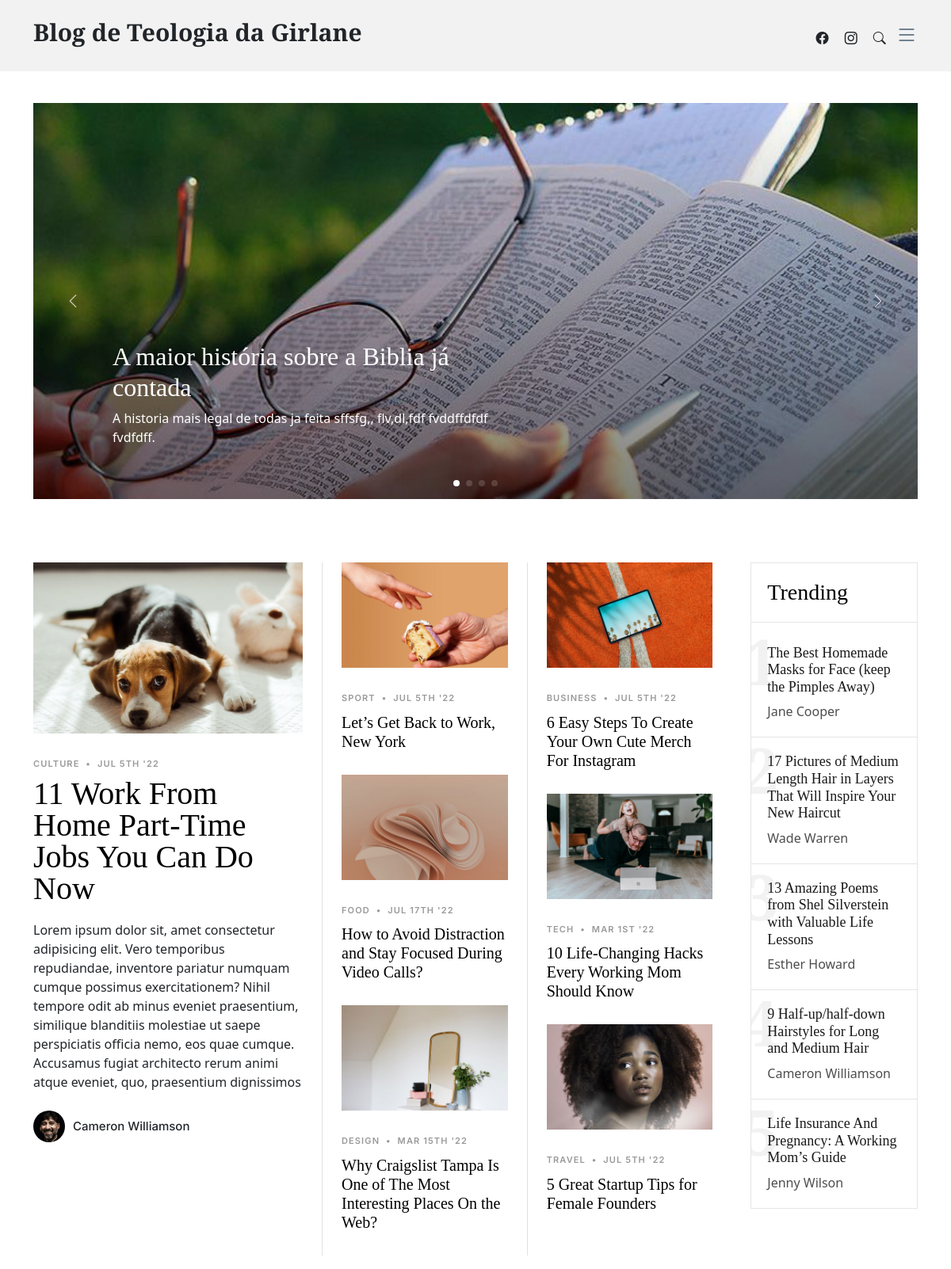
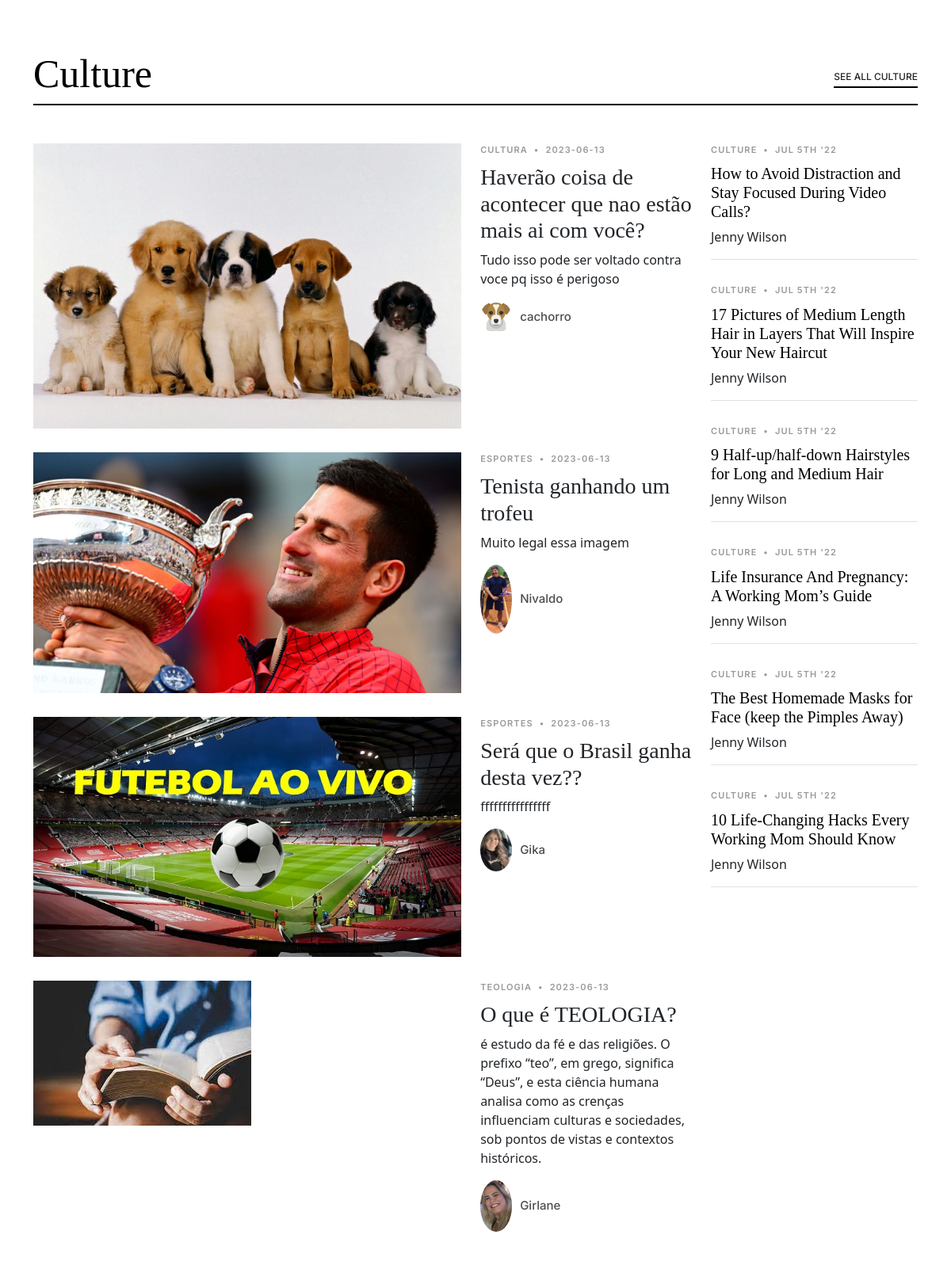
The page / (upper part) on the database its author committed (2 pictures, top to bottom).
### tables this page shows
CREATE TABLE `post` (
  `post` int(11) NOT NULL,
  `imagem` varchar(100) NOT NULL,
  `categoria_post` varchar(200) NOT NULL,
  `data` varchar(50) NOT NULL,
  `titulo_post` varchar(350) NOT NULL,
  `descricao` varchar(600) NOT NULL,
  `imagem_autor` varchar(100) NOT NULL,
  `nome_autor` varchar(200) NOT NULL
);

### index.php (the view, shortened to what this page needs)
<!DOCTYPE html>
<html lang="pt-BR">
<head>
  <link href="assets/vendor/bootstrap/css/bootstrap.min.css" rel="stylesheet">
  <link href="assets/vendor/bootstrap-icons/bootstrap-icons.css" rel="stylesheet">
  <link href="assets/vendor/swiper/swiper-bundle.min.css" rel="stylesheet">
  <link href="assets/vendor/glightbox/css/glightbox.min.css" rel="stylesheet">
  <link href="assets/vendor/aos/aos.css" rel="stylesheet">
  <link href="assets/css/variables.css" rel="stylesheet">
  <link href="assets/css/main.css" rel="stylesheet">
</head>
<body>
  <header id="header" class="header d-flex align-items-center fixed-top">
    <div class="container-fluid container-xl d-flex align-items-center justify-content-between">
      <a href="index.html" class="logo d-flex align-items-center">
        <h1>Blog de Teologia da Girlane</h1>
      </a>
      <div class="position-relative">
        <a href="#" class="mx-2"><span class="bi-facebook"></span></a>
        <a href="#" class="mx-2"><span class="bi-instagram"></span></a>
        <a href="#" class="mx-2 js-search-open"><span class="bi-search"></span></a>
        <i class="bi bi-list mobile-nav-toggle"></i>
      </div>
    </div>
  </header>
  <main id="main">
    <section id="hero-slider" class="hero-slider">
      <div class="container-md" data-aos="fade-in">
        <div class="row">
          <div class="col-12">
            <div class="swiper sliderFeaturedPosts">
              <div class="swiper-wrapper">
                <div class="swiper-slide">
                  <a href="single-post.html" class="img-bg d-flex align-items-end" style="background-image: url('assets/img/banner-teologia.jpg');">
                    <div class="img-bg-inner">
                      <h2> A maior história sobre a Biblia já contada</h2>
                      <p>A historia mais legal de todas ja feita sffsfg,, flv,dl,fdf fvddffdfdf fvdfdff.</p>
                    </div>
                  </a>
                </div>
              </div>
              <div class="custom-swiper-button-next">
                <span class="bi-chevron-right"></span>
              </div>
              <div class="custom-swiper-button-prev">
                <span class="bi-chevron-left"></span>
              </div>
              <div class="swiper-pagination"></div>
            </div>
          </div>
        </div>
      </div>
    </section>
    <section id="posts" class="posts">
      <div class="container" data-aos="fade-up">
        <div class="row g-5">
          <div class="col-lg-4">
            <div class="post-entry-1 lg">
              <a href="single-post.html"><img src="assets/img/post-landscape-1.jpg" alt="" class="img-fluid"></a>
              <div class="post-meta"><span class="date">Culture</span> <span class="mx-1">&bullet;</span> <span>Jul 5th '22</span></div>
              <h2><a href="single-post.html">11 Work From Home Part-Time Jobs You Can Do Now</a></h2>
              <p class="mb-4 d-block">Lorem ipsum dolor sit, amet consectetur adipisicing elit. Vero temporibus repudiandae, inventore pariatur numquam cumque possimus exercitationem? Nihil tempore odit ab minus eveniet praesentium, similique blanditiis molestiae ut saepe perspiciatis officia nemo, eos quae cumque. Accusamus fugiat architecto rerum animi atque eveniet, quo, praesentium dignissimos</p>
              <div class="d-flex align-items-center author">
                <div class="photo"><img src="assets/img/person-1.jpg" alt="" class="img-fluid"></div>
                <div class="name">
                  <h3 class="m-0 p-0">Cameron Williamson</h3>
                </div>
              </div>
            </div>
          </div>
          <div class="col-lg-8">
            <div class="row g-5">
              <div class="col-lg-4 border-start custom-border">
                <div class="post-entry-1">
                  <a href="single-post.html"><img src="assets/img/post-landscape-2.jpg" alt="" class="img-fluid"></a>
                  <div class="post-meta"><span class="date">Sport</span> <span class="mx-1">&bullet;</span> <span>Jul 5th '22</span></div>
                  <h2><a href="single-post.html">Let’s Get Back to Work, New York</a></h2>
                </div>
                <div class="post-entry-1">
                  <a href="single-post.html"><img src="assets/img/post-landscape-5.jpg" alt="" class="img-fluid"></a>
                  <div class="post-meta"><span class="date">Food</span> <span class="mx-1">&bullet;</span> <span>Jul 17th '22</span></div>
                  <h2><a href="single-post.html">How to Avoid Distraction and Stay Focused During Video Calls?</a></h2>
                </div>
                <div class="post-entry-1">
                  <a href="single-post.html"><img src="assets/img/post-landscape-7.jpg" alt="" class="img-fluid"></a>
                  <div class="post-meta"><span class="date">Design</span> <span class="mx-1">&bullet;</span> <span>Mar 15th '22</span></div>
                  <h2><a href="single-post.html">Why Craigslist Tampa Is One of The Most Interesting Places On the Web?</a></h2>
                </div>
              </div>
              <div class="col-lg-4 border-start custom-border">
                <div class="post-entry-1">
                  <a href="single-post.html"><img src="assets/img/post-landscape-3.jpg" alt="" class="img-fluid"></a>
                  <div class="post-meta"><span class="date">Business</span> <span class="mx-1">&bullet;</span> <span>Jul 5th '22</span></div>
                  <h2><a href="single-post.html">6 Easy Steps To Create Your Own Cute Merch For Instagram</a></h2>
                </div>
                <div class="post-entry-1">
                  <a href="single-post.html"><img src="assets/img/post-landscape-6.jpg" alt="" class="img-fluid"></a>
                  <div class="post-meta"><span class="date">Tech</span> <span class="mx-1">&bullet;</span> <span>Mar 1st '22</span></div>
                  <h2><a href="single-post.html">10 Life-Changing Hacks Every Working Mom Should Know</a></h2>
                </div>
                <div class="post-entry-1">
                  <a href="single-post.html"><img src="assets/img/post-landscape-8.jpg" alt="" class="img-fluid"></a>
                  <div class="post-meta"><span class="date">Travel</span> <span class="mx-1">&bullet;</span> <span>Jul 5th '22</span></div>
                  <h2><a href="single-post.html">5 Great Startup Tips for Female Founders</a></h2>
                </div>
              </div>
              <div class="col-lg-4">
                <div class="trending">
                  <h3>Trending</h3>
                  <ul class="trending-post">
                    <li>
                      <a href="single-post.html">
                        <span class="number">1</span>
                        <h3>The Best Homemade Masks for Face (keep the Pimples Away)</h3>
                        <span class="author">Jane Cooper</span>
                      </a>
                    </li>
                    <li>
                      <a href="single-post.html">
                        <span class="number">2</span>
                        <h3>17 Pictures of Medium Length Hair in Layers That Will Inspire Your New Haircut</h3>
                        <span class="author">Wade Warren</span>
                      </a>
                    </li>
                    <li>
                      <a href="single-post.html">
                        <span class="number">3</span>
                        <h3>13 Amazing Poems from Shel Silverstein with Valuable Life Lessons</h3>
                        <span class="author">Esther Howard</span>
                      </a>
                    </li>
                    <li>
                      <a href="single-post.html">
                        <span class="number">4</span>
                        <h3>9 Half-up/half-down Hairstyles for Long and Medium Hair</h3>
                        <span class="author">Cameron Williamson</span>
                      </a>
                    </li>
                    <li>
                      <a href="single-post.html">
                        <span class="number">5</span>
                        <h3>Life Insurance And Pregnancy: A Working Mom’s Guide</h3>
                        <span class="author">Jenny Wilson</span>
                      </a>
                    </li>
                  </ul>
                </div>
              </div>
            </div>
          </div>
        </div>
      </div>
    </section>
    <section class="category-section">
      <div class="container" data-aos="fade-up">
        <div class="section-header d-flex justify-content-between align-items-center mb-5">
          <h2>Culture</h2>
          <div><a href="category.html" class="more">See All Culture</a></div>
        </div>
        <div class="row">
          <div class="col-md-9">
    <?php
       $conexao=mysqli_connect("localhost","root","","bd_blog")or die ("erro na conexão do servidor");
       $sql="SELECT * FROM post";
                       $resultado = @mysqli_query($conexao, $sql);
                       $registro = @mysqli_num_rows($resultado);
                       if($registro !== 0){
                       while($usuario = @mysqli_fetch_array($resultado)){
                       $image=$usuario["imagem"];
       echo"<div class=\"d-lg-flex post-entry-2\">";
       echo"<a href=\"single-post.html\" class=\"me-4 thumbnail mb-4 mb-lg-0 d-inline-block\">";
       echo"<img src=".$image." alt=\"\" class=\"img-fluid\">";
       echo"</a>";
       echo"<div>";
       echo"<div class=\"post-meta\"><span class=\"date\">".$usuario["categoria_post"]."</span> <span class=\"mx-1\">&bullet;</span> <span>".$usuario["data"]."</span></div>";
       echo"<h3><a href=\"single-post.html\">".$usuario["titulo_post"]."</a></h3>";
       echo"<p>".$usuario["descricao"]."</p>";
       echo"<div class=\"d-flex align-items-center author\">";
       echo" <div class=\"photo\"><img src=".$usuario["imagem_autor"]." alt=\"\" class=\"img-fluid\"></div>";
       echo"<div class=\"name\">";
       echo"<h3 class=\"m-0 p-0\">".$usuario["nome_autor"]."</h3>";
       echo" </div>";
       echo" </div>";
       echo" </div>";
       echo" </div>";
            }
        }else{
            echo"Nenhum registro encontrado";
        }
    ?>
          </div>
          <div class="col-md-3">
            <div class="post-entry-1 border-bottom">
              <div class="post-meta"><span class="date">Culture</span> <span class="mx-1">&bullet;</span> <span>Jul 5th '22</span></div>
              <h2 class="mb-2"><a href="single-post.html">How to Avoid Distraction and Stay Focused During Video Calls?</a></h2>
              <span class="author mb-3 d-block">Jenny Wilson</span>
            </div>
            <div class="post-entry-1 border-bottom">
              <div class="post-meta"><span class="date">Culture</span> <span class="mx-1">&bullet;</span> <span>Jul 5th '22</span></div>
              <h2 class="mb-2"><a href="single-post.html">17 Pictures of Medium Length Hair in Layers That Will Inspire Your New Haircut</a></h2>
              <span class="author mb-3 d-block">Jenny Wilson</span>
            </div>
            <div class="post-entry-1 border-bottom">
              <div class="post-meta"><span class="date">Culture</span> <span class="mx-1">&bullet;</span> <span>Jul 5th '22</span></div>
              <h2 class="mb-2"><a href="single-post.html">9 Half-up/half-down Hairstyles for Long and Medium Hair</a></h2>
              <span class="author mb-3 d-block">Jenny Wilson</span>
            </div>
            <div class="post-entry-1 border-bottom">
              <div class="post-meta"><span class="date">Culture</span> <span class="mx-1">&bullet;</span> <span>Jul 5th '22</span></div>
              <h2 class="mb-2"><a href="single-post.html">Life Insurance And Pregnancy: A Working Mom’s Guide</a></h2>
              <span class="author mb-3 d-block">Jenny Wilson</span>
            </div>
            <div class="post-entry-1 border-bottom">
              <div class="post-meta"><span class="date">Culture</span> <span class="mx-1">&bullet;</span> <span>Jul 5th '22</span></div>
              <h2 class="mb-2"><a href="single-post.html">The Best Homemade Masks for Face (keep the Pimples Away)</a></h2>
              <span class="author mb-3 d-block">Jenny Wilson</span>
            </div>
            <div class="post-entry-1 border-bottom">
              <div class="post-meta"><span class="date">Culture</span> <span class="mx-1">&bullet;</span> <span>Jul 5th '22</span></div>
              <h2 class="mb-2"><a href="single-post.html">10 Life-Changing Hacks Every Working Mom Should Know</a></h2>
              <span class="author mb-3 d-block">Jenny Wilson</span>
            </div>
          </div>
        </div>
      </div>
    </section>
  </main>
</body>
</html>

### assets/css/variables.css (style rules this page uses)
:root { --font-default: 'EB Garamond', system-ui, -apple-system, "Segoe UI", Roboto, "Helvetica Neue", Arial, "Noto Sans", "Liberation Sans", sans-serif, "Apple Color Emoji", "Segoe UI Emoji", "Segoe UI Symbol", "Noto Color Emoji"; --font-primary: 'EB Garamond', serif; --font-secondary: 'Inter', sans-serif; --color-default: #212529; --color-default-rgb: 33, 37, 41; --color-links: #212529; --color-links-hover: #15171a; --color-primary: #212529; --color-primary-light: #26282c; --color-primary-dark: #0b0c0e; --color-primary-rgb: 33, 37, 41; --color-primary-light-rgb: 38, 40, 44; --color-primary-dark-rgb: 11, 12, 14; --color-secondary: #596d80; --color-secondary-light: #8498aa; --color-secondary-dark: #404f5c; --color-secondary-rgb: 89, 109, 128; --color-secondary-light-rgb: 132, 152, 170; --color-secondary-dark-rgb: 64, 79, 92; --color-blue: #0d6efd; --color-blue-rgb: 13, 110, 253; --color-indigo: #6610f2; --color-indigo-rgb: 102, 16, 242; --color-purple: #6f42c1; --color-purple-rgb: 111, 66, 193; --color-pink: #f3268c; --color-pink-rgb: 243, 38, 140; --color-red: #df1529; --color-red-rgb: 223, 21, 4; --color-orange: #fd7e14; --color-orange-rgb: 253, 126, 20; --color-yellow: #ffc107; --color-yellow-rgb: 255, 193, 7; --color-green: #059652; --color-green-rgb: 5, 150, 82; --color-teal: #20c997; --color-teal-rgb: 32, 201, 151; --color-cyan: #0dcaf0; --color-cyan-rgb: 13, 202, 240; --color-white: #ffffff; --color-white-rgb: 255, 255, 255; --color-gray: #6c757d; --color-gray-rgb: 108, 117, 125; --color-black: #000000; --color-black-rgb: 0, 0, 0; }
:root { --bs-blue: var(--color-blue); --bs-indigo: var(--color-indigo); --bs-purple: var(--color-purple); --bs-pink: var(--color-pink); --bs-red: var(--color-red); --bs-orange: var(--color-orange); --bs-yellow: var(--color-yellow); --bs-green: var(--color-green); --bs-teal: var(--color-teal); --bs-cyan: var(--color-cyan); --bs-white: var(--color-white); --bs-gray: var(--color-gray); --bs-gray-dark: #343a40; --bs-gray-100: #f8f9fa; --bs-gray-200: #e9ecef; --bs-gray-300: #dee2e6; --bs-gray-400: #ced4da; --bs-gray-500: #adb5bd; --bs-gray-600: #6c757d; --bs-gray-700: #495057; --bs-gray-800: #343a40; --bs-gray-900: #212529; --bs-primary: var(--color-blue); --bs-secondary: var(--color-blue); --bs-success: #198754; --bs-info: #0dcaf0; --bs-warning: #ffc107; --bs-danger: #dc3545; --bs-light: #f8f9fa; --bs-dark: #212529; --bs-primary-rgb: var(--color-primary-rgb); --bs-secondary-rgb: var(--color-secondary-rgb); --bs-success-rgb: 25, 135, 84; --bs-info-rgb: 13, 202, 240; --bs-warning-rgb: 255, 193, 7; --bs-danger-rgb: 220, 53, 69; --bs-light-rgb: 248, 249, 250; --bs-dark-rgb: 33, 37, 41; --bs-white-rgb: var(--color-white-rgb); --bs-black-rgb: var(--color-black-rgb); --bs-body-color-rgb: var(--color-default-rgb); --bs-body-bg-rgb: 255, 255, 255; --bs-font-sans-serif: var(--font-default); --bs-font-monospace: SFMono-Regular, Menlo, Monaco, Consolas, "Liberation Mono", "Courier New", monospace; --bs-gradient: linear-gradient(180deg, rgba(255, 255, 255, 0.15), rgba(255, 255, 255, 0)); --bs-body-font-family: var(--font-default); --bs-body-font-size: 1rem; --bs-body-font-weight: 400; --bs-body-line-height: 1.5; --bs-body-color: var(--color-default); --bs-body-bg: #fff; }

### rows shown on the page
post: imagem (picture), categoria_post "CULTURA", data "2023-06-13", titulo_post "Haverão coisa de acontecer que nao estão mais ai com você?", descricao "Tudo isso pode ser voltado contra voce pq isso é perigoso", imagem_autor (picture), nome_autor "cachorro"
post: imagem (picture), categoria_post "ESPORTES", data "2023-06-13", titulo_post "Tenista ganhando um trofeu", descricao "Muito legal essa imagem", imagem_autor (picture), nome_autor "Nivaldo"
post: imagem (picture), categoria_post "ESPORTES", data "2023-06-13", titulo_post "Será que o Brasil ganha desta vez??", descricao "ffffffffffffffff", imagem_autor (picture), nome_autor "Gika"
post: imagem (picture), categoria_post "TEOLOGIA", data "2023-06-13", titulo_post "O que é TEOLOGIA?", descricao "é estudo da fé e das religiões. O prefixo “teo”, em grego, significa “Deus”, e esta ciência humana analisa como as crenças influenciam culturas e sociedades, sob pontos de vistas e contextos históricos.", imagem_autor (picture), nome_autor "Girlane"
